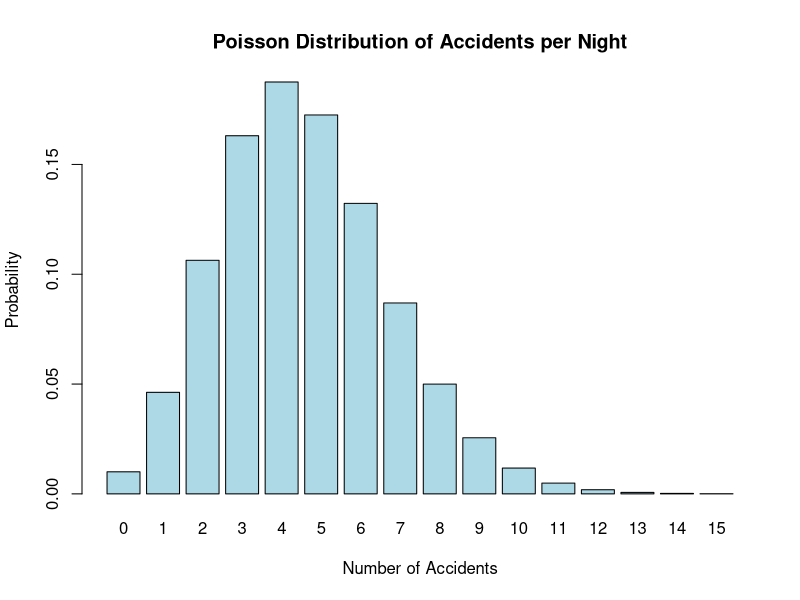

This figure's R source:
# Shopper Data
spending<-c(2.32,6.61,6.9,8.04,9.45,10.26,11.34,11.63,12.66,12.95,
            13.67,13.72,14.35,14.52,14.55,15.01,15.33,16.55,17.15,
            18.22,18.3,18.71,19.54,19.55,20.58,20.89,20.91,21.13,
            23.85,26.04,27.07,28.76,29.15,30.54,31.99,32.82,33.26,
            33.8,34.76,36.22,37.52,39.28,40.8,43.97,45.58,52.36,
            61.57,63.85,54.3,59.49)
# Assume the fifty shoppers and one is picked randomly.
# Probability of picking a shopper who spent $40 or more dollars?
# Lets find count of people spending over 40
spendingover40 = length(spending[spending>40])
cat("Count", spendingover40)

# Find the Probability
totalcount = length(spending)
prob = spendingover40/totalcount
cat("Prob of Spending over 40:", prob)

# What is the probability of picking a shopper who spent less than $10?
lessthan10<-length(spending[spending<10])
prob_ten = lessthan10/totalcount
cat("Prob of Spending less than $10:", prob_ten)

# Instagram Case
# Seventy five percent of students at a college with a large student population use Instagram.
# Three students are randomly selected from this college. 
# What is the probability that exactly two of these three students use Instagram?
n<-6
x <-3
prob<-0.30
dbinom(x, n, prob)

# Suppose a gambler goes to the race track to bet on four races. 
# There are six horses in each race. 
# He picks one at random out of each race and bets on each of the 
# four selections. Assuming a binomial distribution, answer the following questions.
# The gambler wins all 4
dbinom(4, 4, 1/6)

# The gambler loses all four races.
dbinom(0, 4, 1/6)

# The gambler wins exactly one race.
dbinom(x = 1, size = 4, prob = 1/6)

# The gambler wins at least one race.
1 - pbinom(0, size = 4, prob = 1/6)

#Poisson Probability: Telemarketing Phone Calls
# Define the average rate (lambda)
lambda <- 9.5
# Define the number of occurrences (k)
k <- 6
# Calculate the Poisson probability
probability <- dpois(k, lambda)
# Print the result
cat("The probability that a household receives exactly", 
    k, "telemarketing phone calls in a week is:", probability, "\n")

# An emergency room has 4.6 serious accidents to handle on 
#average each night. Using the Poisson distribution, 
#calculate the distribution of accidents per night. 
#(In other words, what is the probability of 0, 1, 2, … 
# accidents per night?) Plot the result.

# Set the average number of accidents (lambda)
lambda <- 4.6

# Set the range of accidents (0 to a reasonable maximum)
k <- 0:15  # You may adjust the upper limit based on how you want to visualize the tail.

# Calculate the Poisson probabilities using dpois
probabilities <- dpois(k, lambda)

# Print the probabilities
data.frame(Accidents = k, Probability = probabilities)

# Plot the distribution
barplot(probabilities, names.arg = k, 
        main = "Poisson Distribution of Accidents per Night",
        xlab = "Number of Accidents", 
        ylab = "Probability",
        col = "lightblue", 
        border = "black")